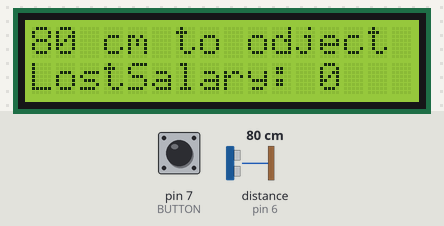
Bench run of a sketch on a simulated Arduino Uno, built with avr-gcc and run on an emulated ATmega328P. Parts: 16×2 character LCD. Wiring (inferred from the names in the program): ultrasonic range finder: trigger pin 6; echo pin 6. The inputs (shaded band) are chosen by the test bench; at power-on: pin 7 (BUTTON) HIGH, distance to the obstacle (sensor on pin 6) 80 cm. The echo pulse lasts 58.3 µs per cm.

Above: at 1.2 s.
1.3 s: pin 7 (BUTTON) pulled LOW for 0.15 s
At 1.35 s:
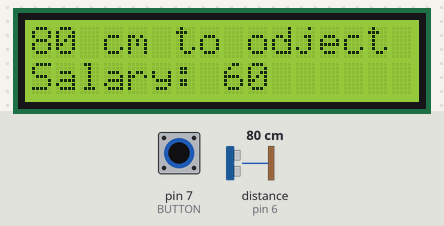
2.0 s: distance to the obstacle (sensor on pin 6) set to 120 cm
At 3.2 s:
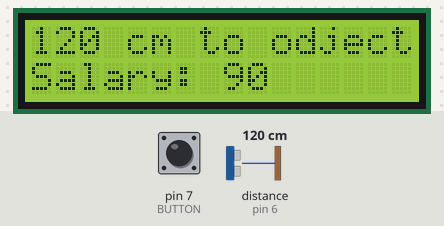
3.5 s: pin 7 (BUTTON) pulled LOW for 1 s
At 3.62 s:
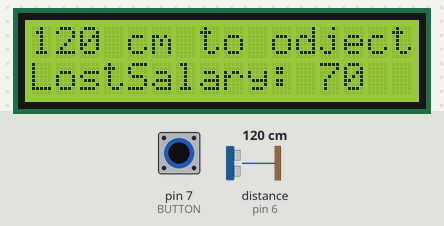
5.1 s: distance to the obstacle (sensor on pin 6) set to 2 cm
At 5.7 s:
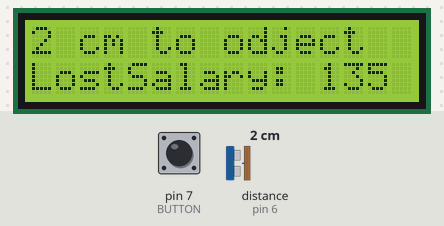
6.8 s: distance to the obstacle (sensor on pin 6) set to 4 cm
At 8.1 s:
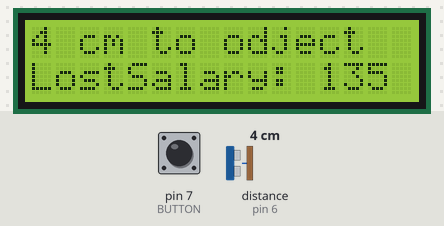
Timing chart, 0 to 9.3 s (numbered marks = the images above; inputs shaded):
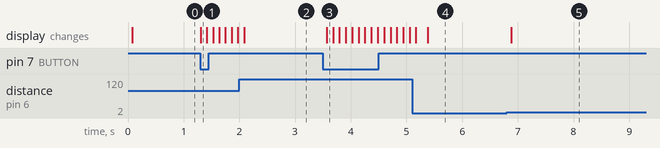

Measured:
- after the input at 1.3 s, the display: changes at once (image 1)
- after the input at 3.5 s, the display: changes after 0.07 s (image 3)
- after the input at 6.8 s, the display: changes after 0.08 s (image 5)

The sketch:

code.ino
```cpp
#include <LiquidCrystal.h>
#define US 6
#define BUTTON 7
LiquidCrystal lcd(12, 11, 5, 4, 3, 2);
int lostSalary, salary, cm, rate;
bool butt_state, switchMode;

long readUltrasonicDistance()
{
    pinMode(US, OUTPUT);
    digitalWrite(US, LOW);
    delayMicroseconds(2);
    digitalWrite(US, HIGH);
    delayMicroseconds(10);
    digitalWrite(US, LOW);
    pinMode(US, INPUT);
    return pulseIn(US, HIGH);
}

void setup()
{
    Serial.begin(9600);
    pinMode(BUTTON, INPUT_PULLUP);
    lostSalary = salary = cm = 0;
    rate = 5;
    butt_state = switchMode = false;
    lcd.begin(16, 2);
}
bool buttonState()
{
}
void loop()
{
    lcd.setCursor(0, 0);
    cm = 0.01723 * readUltrasonicDistance();
    lcd.clear();
    lcd.print(cm);
    lcd.print(" cm to odject");
    lcd.setCursor(0, 1);
    if (cm < 100)
        salary += rate;
    else
        lostSalary += rate;
    if (!digitalRead(BUTTON) && butt_state == false) {
        if (switchMode)
            switchMode = false;
        else
            switchMode = true;
        butt_state = true;
    }
    if (digitalRead(BUTTON) && butt_state == true)
        butt_state = false;
    if (switchMode) {
        lcd.print("Salary: ");
        lcd.print(salary);
    }
    else {
        lcd.print("LostSalary: ");
        lcd.print(lostSalary);
    }
    delay(100);
}
```
